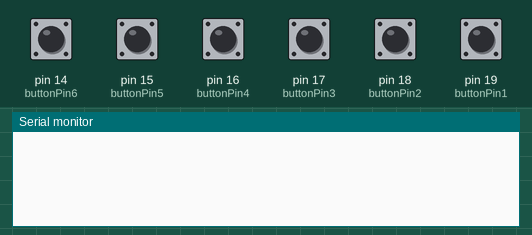
The sketch below on a simulated Arduino Nano, built with avr-gcc and run on an emulated ATmega328P. Shown: the last lines printed to the serial monitor. The test bench sets the inputs (shaded band); at power-on: pin 14 (buttonPin6), pin 15 (buttonPin5), pin 16 (buttonPin4), pin 17 (buttonPin3), pin 18 (buttonPin2), pin 19 (buttonPin1) HIGH.

Above: at 1.2 s.
1.3 s: pin 14 (buttonPin6) pulled LOW for 0.15 s
At 1.8 s:
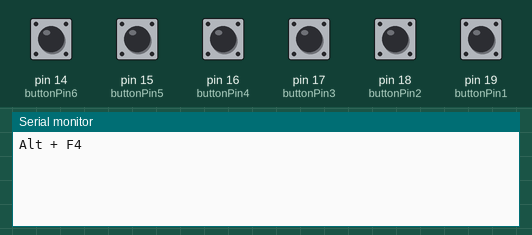
2.9 s: pin 15 (buttonPin5) pulled LOW for 0.15 s
At 4.1 s:
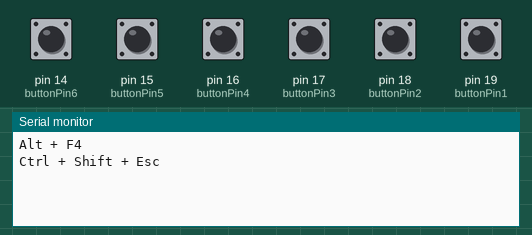
4.5 s: pin 16 (buttonPin4) pulled LOW for 0.15 s
At 5.5 s:
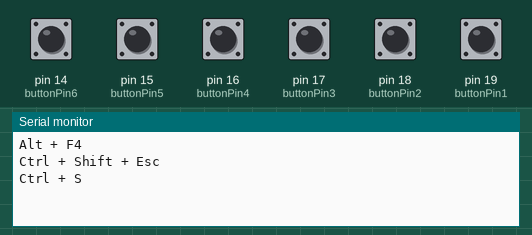
6.1 s: pin 17 (buttonPin3) pulled LOW for 0.15 s
At 6.7 s:
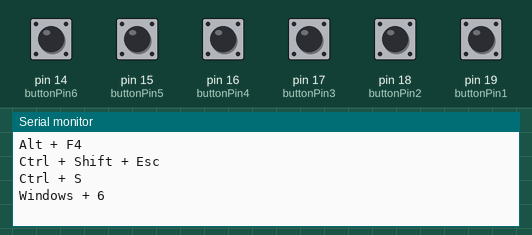
7.7 s: pin 18 (buttonPin2) pulled LOW for 0.15 s
At 8.9 s:
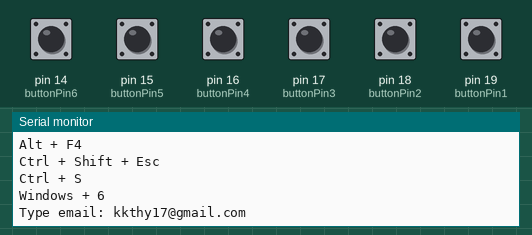
9.3 s: pin 19 (buttonPin1) pulled LOW for 0.15 s
At 10.4 s:
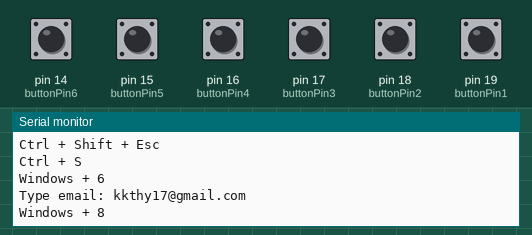

Measured:
- after the input at 1.3 s, the serial monitor: prints a new line at once (image 1)
- after the input at 2.9 s, the serial monitor: prints a new line at once (image 2)
- after the input at 4.5 s, the serial monitor: prints a new line at once (image 3)
- after the input at 6.1 s, the serial monitor: prints a new line at once (image 4)
- after the input at 7.7 s, the serial monitor: prints a new line at once (image 5)
- after the input at 9.3 s, the serial monitor: prints a new line at once (image 6)

The sketch:

Ardiuno_Code.ino
```cpp
/* Author - Kartikey
 * Date - 22/5/2024
 * Project - Macro Pad K6 for Arduino Nano
 */

int buttonPin1 = 19; // Set all pins
int buttonPin2 = 18;
int buttonPin3 = 17;
int buttonPin4 = 16;
int buttonPin5 = 15;
int buttonPin6 = 14;
int buttonState1 = 0; // Default value of button state
int buttonState2 = 0;
int buttonState3 = 0;
int buttonState4 = 0;
int buttonState5 = 0;
int buttonState6 = 0;

void setup() {
  pinMode(buttonPin1, INPUT_PULLUP); // Set pin type
  pinMode(buttonPin2, INPUT_PULLUP);
  pinMode(buttonPin3, INPUT_PULLUP);
  pinMode(buttonPin4, INPUT_PULLUP);
  pinMode(buttonPin5, INPUT_PULLUP);
  pinMode(buttonPin6, INPUT_PULLUP);
  Serial.begin(9600); // Initialize serial communication at 9600 baud
}

void loop() {
  buttonState1 = digitalRead(buttonPin1); // Read button press
  if (buttonState1 == LOW) {
    Serial.println("Windows + 8");
    delay(100);
  }

  buttonState2 = digitalRead(buttonPin2);
  if (buttonState2 == LOW) {
    Serial.println("Type email: kkthy17@gmail.com");
    delay(100);
  }

  buttonState3 = digitalRead(buttonPin3);
  if (buttonState3 == LOW) {
    Serial.println("Windows + 6");
    delay(100);
  }

  buttonState4 = digitalRead(buttonPin4);
  if (buttonState4 == LOW) {
    Serial.println("Ctrl + S");
    delay(100);
  }

  buttonState5 = digitalRead(buttonPin5);
  if (buttonState5 == LOW) {
    Serial.println("Ctrl + Shift + Esc");
    delay(100);
  }

  buttonState6 = digitalRead(buttonPin6);
  if (buttonState6 == LOW) {
    Serial.println("Alt + F4");
    delay(100);
  }

  delay(100);
}
```
